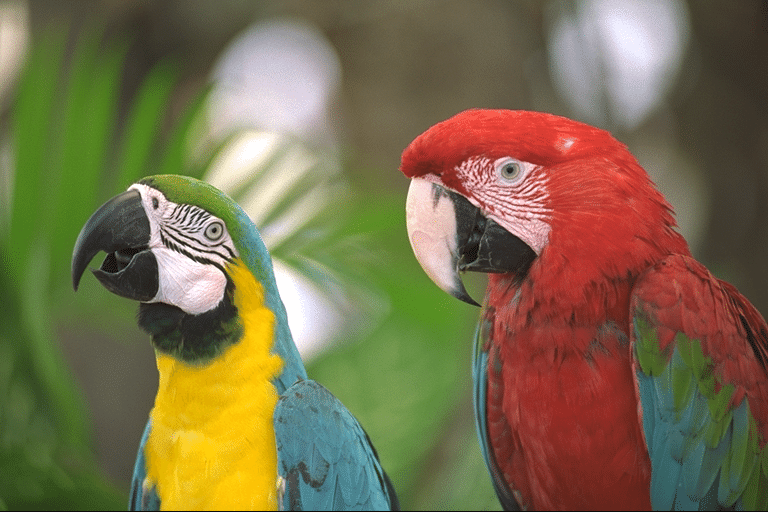
#> input picture lab4/img.png, 768 x 512 px, given in place of the camera
$ python morph.py
#> lines starting #> are read from the running program, lines starting #| are printed output that depends on the picture; after the words box and inside, x2 and y2 are one past the last pixel; in counts of white or black regions, pixels touching at a corner belong together
import cv2
import numpy as np

cap = cv2.VideoCapture(0)

core = np.ones((3, 3), np.uint8)

while cap.isOpened():
    ret, frame = cap.read()
#> frame is the input picture: shape (512, 768, 3); mean B, G, R 75.9, 109.7, 121.7
    if not(ret):
        break

    h1 = np.array((0, 90, 90))
    h2 = np.array((5, 255, 255))

    frame = cv2.cvtColor(frame, cv2.COLOR_BGR2HSV)
#> frame: shape (512, 768, 3); mean H, S, V 38.4, 111, 133.3

    treshold = cv2.inRange(frame, h1, h2)
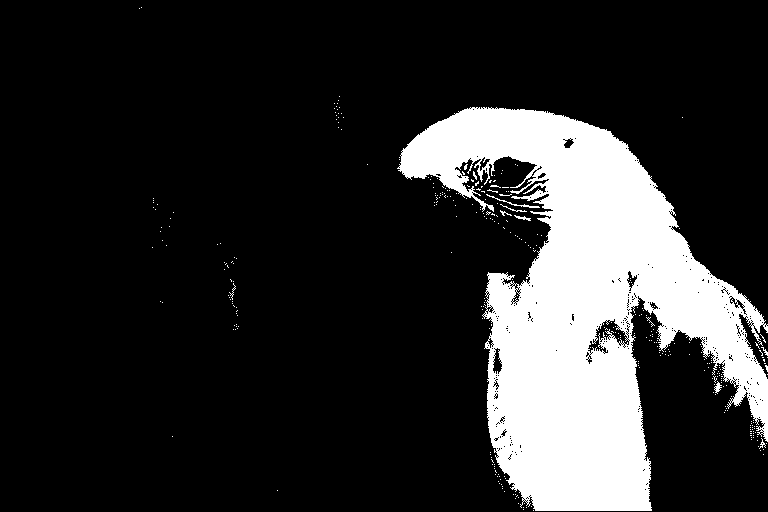
#> treshold: shape (512, 768); 17.7% white; 346 white regions (337 under 20 px), largest, box (x1, y1, x2, y2) and area: (397, 107, 768, 511) 68664, (486, 194, 540, 208) 86, (714, 381, 722, 394) 47

    cv2.imshow("HSV", frame)
    cv2.imshow("HSV only Red", treshold)

    white  = cv2.erode(treshold, core)
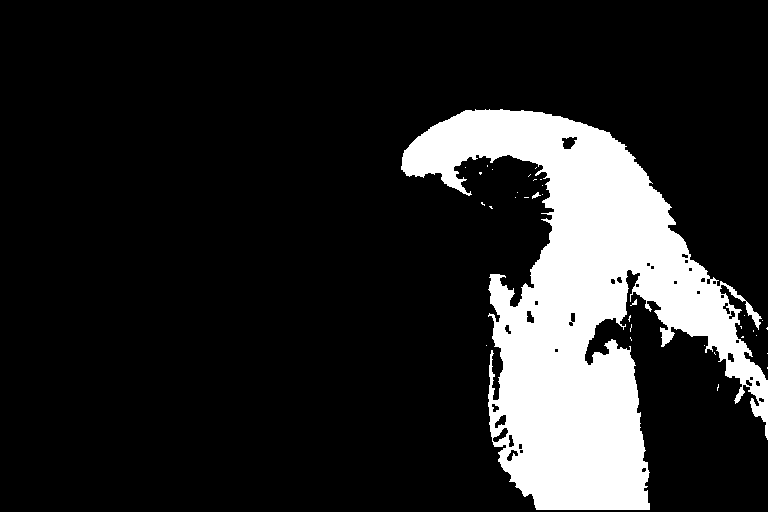
#> white: shape (512, 768); 15.7% white; 34 white regions (31 under 20 px), largest, box (x1, y1, x2, y2) and area: (401, 109, 768, 510) 61644, (532, 192, 541, 199) 28, (630, 299, 637, 306) 21
    niggas = cv2.dilate(treshold, core)
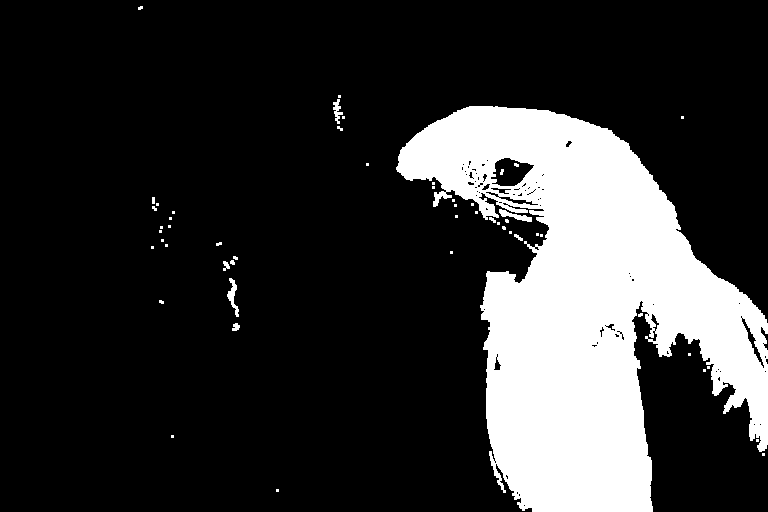
#> niggas: shape (512, 768); 19.8% white; 53 white regions (43 under 20 px), largest, box (x1, y1, x2, y2) and area: (396, 106, 768, 512) 76814, (227, 278, 239, 317) 185, (499, 209, 532, 222) 166

    cv2.imshow("White", white)
    cv2.imshow("Black", niggas)

    wh_and_bl = cv2.dilate(white, core)
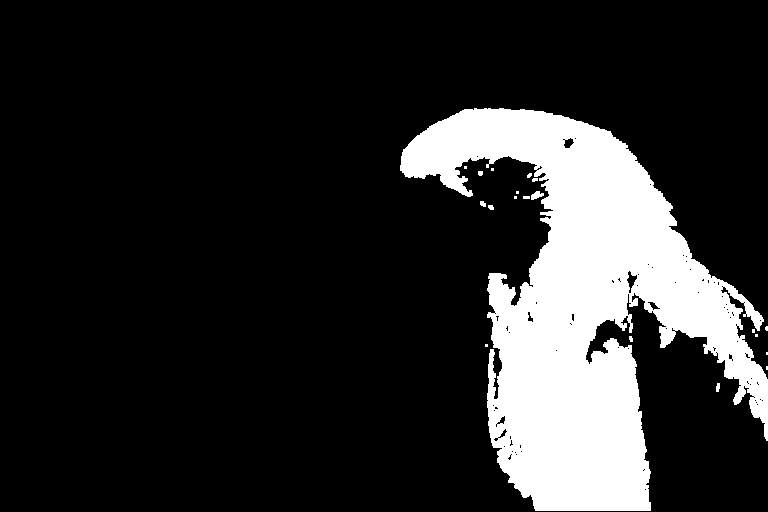
#> wh_and_bl: shape (512, 768); 16.9% white; 20 white regions (11 under 20 px), largest, box (x1, y1, x2, y2) and area: (400, 108, 768, 511) 66152, (531, 191, 544, 200) 71, (716, 383, 720, 392) 30

    cv2.imshow("All", wh_and_bl)


    if cv2.waitKey(1) & 0xFF == 27:
#> (key Esc is pressed here)
        break


cap.release()
cv2.destroyAllWindows()
